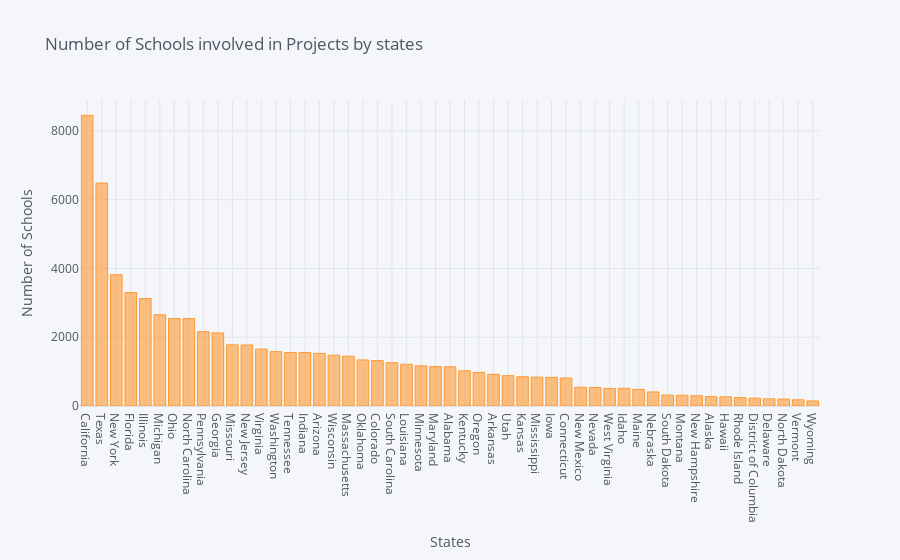

This figure's notebook cell:
### Code cell
s.iplot(kind='bar', xTitle='States', yTitle='Number of Schools', title='Number of Schools involved in Projects by states')

### Figure 1 — Plotly figure (JSON) as saved in the notebook; plotly's stock layout.template omitted (floating-point values rounded to 4 significant figures)
{"data": [{"marker": {"color": "rgba(255, 153, 51, 0.6)", "line": {"color": "rgba(255, 153, 51, 1.0)", "width": 1}}, "name": "School State", "orientation": "v", "text": "", "type": "bar", "x": ["California", "Texas", "New York", "Florida", "Illinois", "Michigan", "Ohio", "North Carolina", "Pennsylvania", "Georgia", "Missouri", "New Jersey", "Virginia", "Washington", "Tennessee", "Indiana", "Arizona", "Wisconsin", "Massachusetts", "Oklahoma", "Colorado", "South Carolina", "Louisiana", "Minnesota", "Maryland", "Alabama", "Kentucky", "Oregon", "Arkansas", "Utah", "Kansas", "Mississippi", "Iowa", "Connecticut", "New Mexico", "Nevada", "West Virginia", "Idaho", "Maine", "Nebraska", "South Dakota", "Montana", "New Hampshire", "Alaska", "Hawaii", "Rhode Island", "District of Columbia", "Delaware", "North Dakota", "Vermont", "Wyoming"], "y": [8457, 6485, 3819, 3302, 3126, 2653, 2546, 2543, 2163, 2125, 1779, 1775, 1656, 1581, 1555, 1555, 1529, 1479, 1447, 1340, 1321, 1260, 1215, 1169, 1145, 1141, 1024, 978, 923, 883, 851, 840, 833, 816, 546, 538, 513, 513, 483, 409, 317, 312, 299, 273, 266, 246, 227, 208, 200, 181, 148]}], "layout": {"legend": {"bgcolor": "#F5F6F9", "font": {"color": "#4D5663"}}, "paper_bgcolor": "#F5F6F9", "plot_bgcolor": "#F5F6F9", "title": {"font": {"color": "#4D5663"}, "text": "Number of Schools involved in Projects by states"}, "xaxis": {"gridcolor": "#E1E5ED", "showgrid": true, "tickfont": {"color": "#4D5663"}, "title": {"font": {"color": "#4D5663"}, "text": "States"}, "zerolinecolor": "#E1E5ED"}, "yaxis": {"gridcolor": "#E1E5ED", "showgrid": true, "tickfont": {"color": "#4D5663"}, "title": {"font": {"color": "#4D5663"}, "text": "Number of Schools"}, "zerolinecolor": "#E1E5ED"}}}
